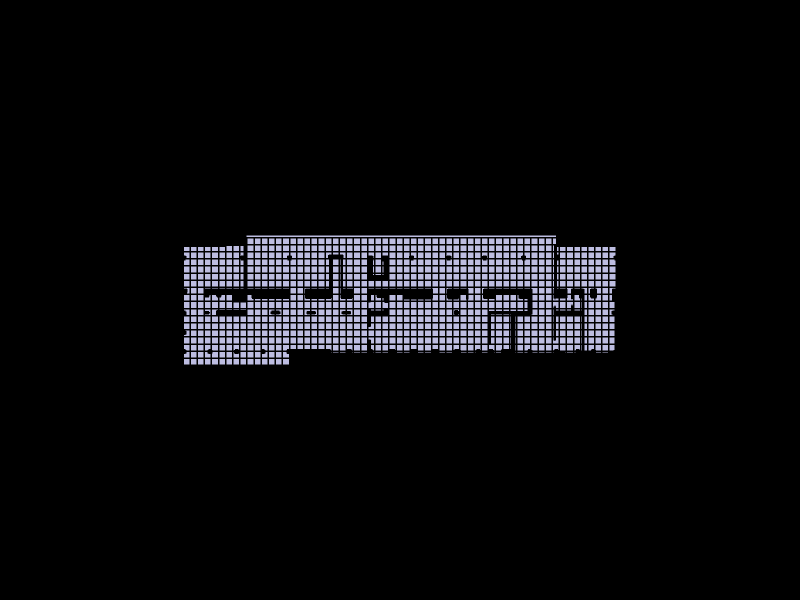

The cell this chart's notebook holds for it:
### Markdown cell above
## 10. Show the resulting shell

### Code cell
Topology.Show(shell,
              camera=[0,0,8],
              faceColor=[210,210,250],
              faceOpacity=0.9,
              edgeColor="black",
              edgeWidth=3,
              showVertices=False,
              backgroundColor="black",
              width=800,
              height=600,
              renderer = renderer)

### Figure 1 — Plotly figure (JSON) as saved in the notebook; plotly's stock layout.template omitted (floating-point values rounded to 4 significant figures; data arrays with more than 128 entries replaced by an {"elided": "..."} marker saying what was removed)
{"data": [{"hoverinfo": "text", "legendgroup": "2", "legendrank": 2, "line": {"color": "black", "dash": "solid", "width": 3}, "marker": {"size": 0}, "mode": "lines", "name": "1: Untitled (Edges)", "showlegend": false, "text": "", "type": "scatter3d", "x": {"elided": "8625 float values"}, "y": {"elided": "8625 float values"}, "z": {"elided": "8625 int values"}}, {"cmax": 1, "cmin": 0, "color": "#D2D2FA", "colorscale": [[0, "#440154"], [0.1111, "#482878"], [0.2222, "#3e4989"], [0.3333, "#31688e"], [0.4444, "#26828e"], [0.5556, "#1f9e89"], [0.6667, "#35b779"], [0.7778, "#6ece58"], [0.8889, "#b5de2b"], [1, "#fde725"]], "flatshading": true, "hoverinfo": "text", "hovertext": "", "i": {"elided": "2713 int values"}, "j": {"elided": "2713 int values"}, "k": {"elided": "2713 int values"}, "legendgroup": "3", "legendrank": 3, "lighting": {"facenormalsepsilon": 0}, "name": "1: Untitled (Faces)", "opacity": 0.9, "showlegend": false, "showscale": false, "text": "", "type": "mesh3d", "x": {"elided": "1716 float values"}, "y": {"elided": "1716 float values"}, "z": {"elided": "1716 int values"}}], "layout": {"autosize": true, "height": 600, "margin": {"b": 40, "l": 40, "r": 40, "t": 40}, "paper_bgcolor": "#000000", "plot_bgcolor": "#000000", "scene": {"aspectmode": "data", "camera": {"center": {"x": 0, "y": 0, "z": 0}, "eye": {"x": 0, "y": 0, "z": 8}, "projection": {"type": "perspective"}, "up": {"x": 0, "y": 1, "z": 0}}, "xaxis": {"visible": false}, "yaxis": {"visible": false}, "zaxis": {"visible": false}}, "showlegend": true, "width": 800, "xaxis": {"showgrid": false, "visible": false, "zeroline": false}, "yaxis": {"showgrid": false, "visible": false, "zeroline": false}}}
